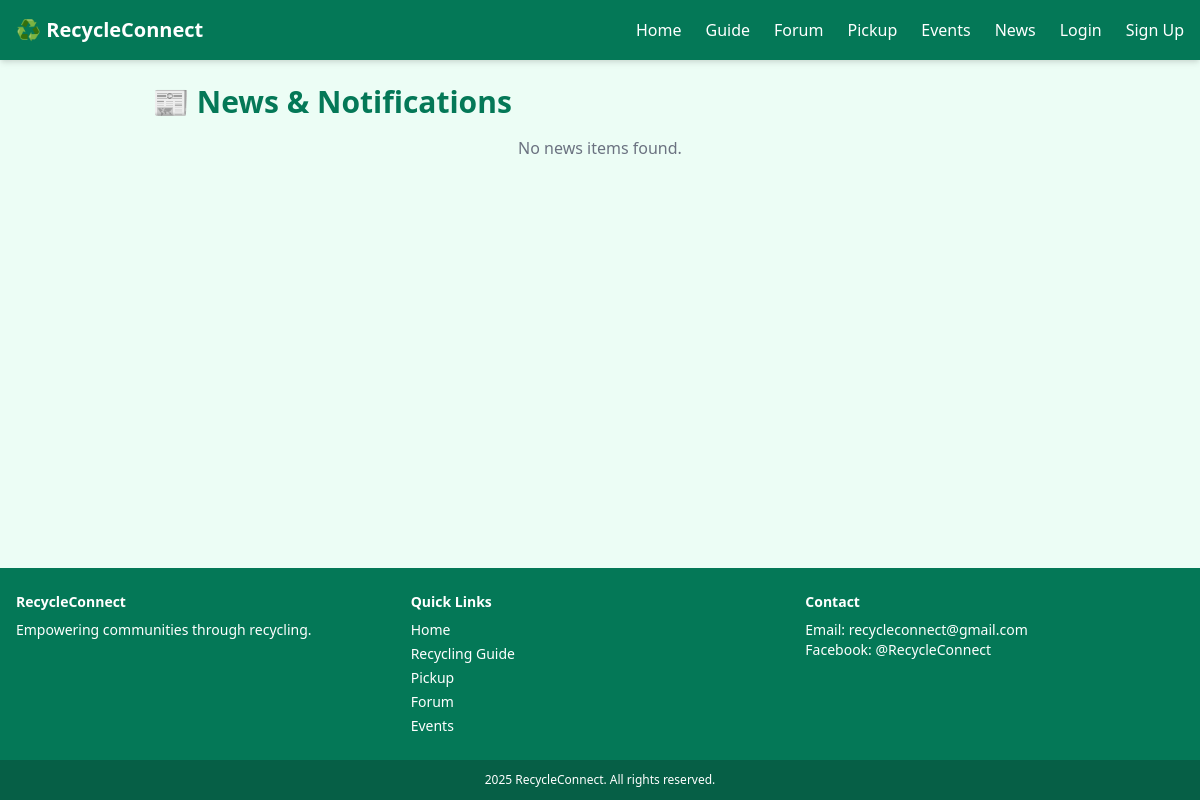
Before: /news/ with the older database file.
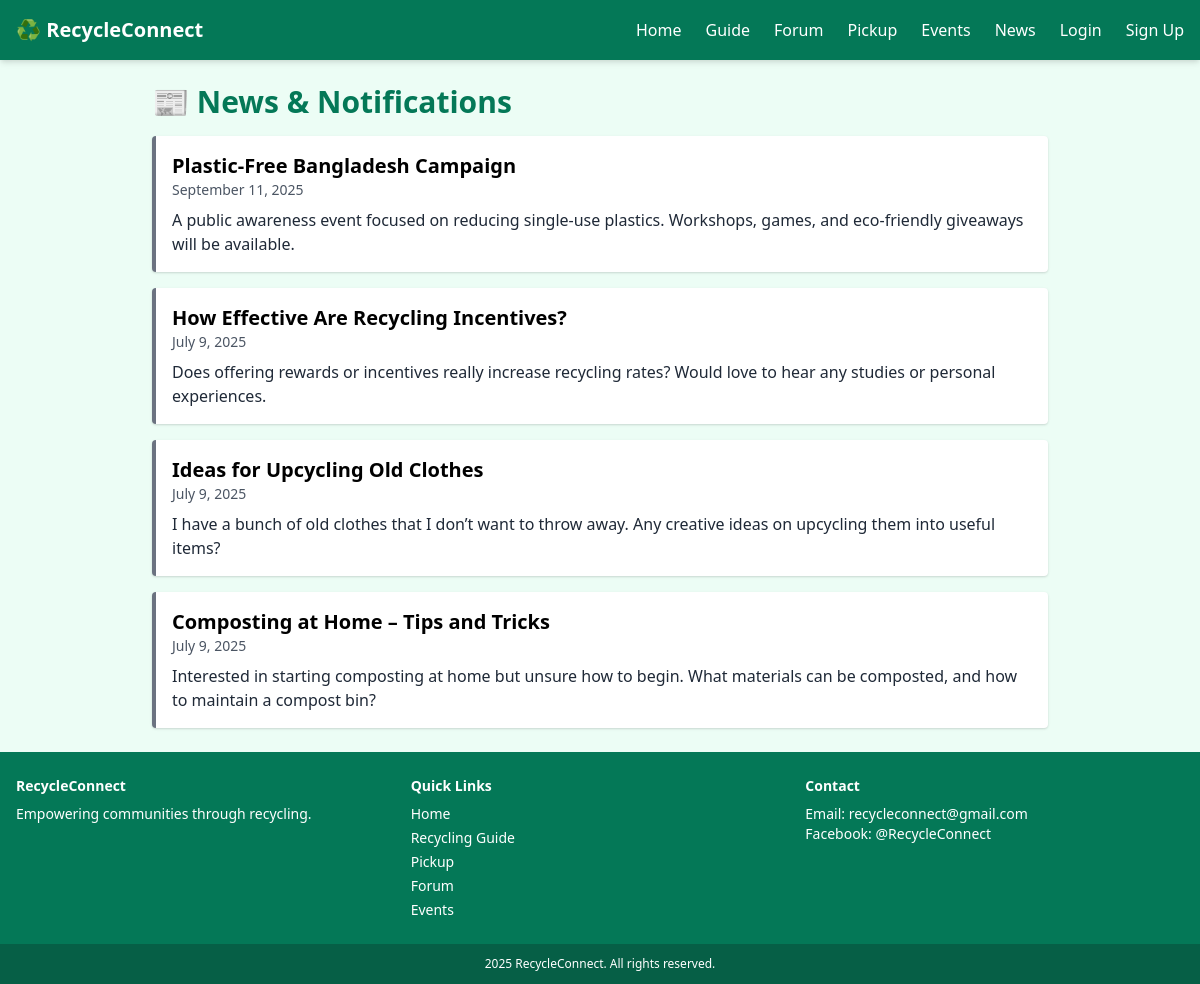
After: the same page with the newer database file.
### recycle_connect/models.py (models this page shows, shortened)
class Event(models.Model):
    title = models.CharField(max_length=200)
    description = models.TextField(blank=True)
    date = models.DateField()
    location = models.CharField(max_length=200)

class ForumPost(models.Model):
    user = models.ForeignKey(User, on_delete=models.CASCADE)
    title = models.CharField(max_length=255)
    description = models.TextField()
    created_at = models.DateTimeField(auto_now_add=True)
    is_approved = models.BooleanField(default=False)

### recycle_connect/views.py (the view)
# urls.py: path('news/', views.news_view, name='news'),
def news_view(request):
    current_time = now()
    events = Event.objects.filter(date__gte=current_time.date()).order_by('-date')
    forum_posts = ForumPost.objects.filter(is_approved=True).order_by('-created_at')
    pickups = PickupReminder.objects.filter(reminder_time__gte=current_time).order_by('-reminder_time')
    event_items = []
    for e in events:
        naive_datetime = datetime.combine(e.date, time.min)
        aware_datetime = make_aware(naive_datetime) if naive_datetime.tzinfo is None else naive_datetime
        event_items.append({
            'type': 'event',
            'title': e.title,
            'content': e.description or 'No description',
            'date': aware_datetime,
            'url': f'/events/register/{e.id}/',
        })
    forum_items = [{
        'type': 'forum_post',
        'title': fp.title,
        'content': fp.description or 'No content',
        'date': fp.created_at,
        'url': f'/forum/{fp.id}/',
    } for fp in forum_posts]
    pickup_items = [{
        'type': 'pickup',
        'title': 'Pickup Reminder',
        'content': getattr(pr, 'message', 'Upcoming recycling pickup scheduled.'),
        'date': pr.reminder_time,
        'url': '/pickup/',
    } for pr in pickups]
    combined_news = sorted(
        chain(event_items, forum_items, pickup_items),
        key=lambda x: x['date'],
        reverse=True
    )
    return render(request, 'news.html', {'news_items': combined_news})

### template/news.html (shortened to what this page needs)
{% load static %}
<!DOCTYPE html>
<html lang="en">
<head>
  <link href="https://cdn.jsdelivr.net/npm/tailwindcss@2.2.19/dist/tailwind.min.css" rel="stylesheet">
</head>
<body class="flex flex-col min-h-screen bg-green-50">
  <nav class="bg-green-700 text-white shadow-md">
    <div class="max-w-7xl mx-auto px-4 py-4 flex justify-between items-center">
      <div class="text-xl font-bold">♻ RecycleConnect</div>
      <ul class="hidden md:flex space-x-6 font-medium">
        <li><a href="{% url 'home' %}" class="hover:text-green-200">Home</a></li>
        <li><a href="{% url 'recycling_guide' %}" class="hover:text-green-200">Guide</a></li>
        <li><a href="{% url 'forum' %}" class="hover:text-green-200">Forum</a></li>
        <li><a href="{% url 'pickup' %}" class="hover:text-green-200">Pickup</a></li>
        <li><a href="{% url 'event' %}" class="hover:text-green-200">Events</a></li>
        <li><a href="{% url 'news' %}" class="hover:text-green-200">News</a></li>
        {% if user.is_authenticated %}
          <a href="{% url 'user_profile' %}" class="hover:text-green-200">Profile</a>
          <form action="{% url 'logout' %}" method="POST" class="inline">
            {% csrf_token %}
            <button type="submit" class="hover:text-green-200">Logout</button>
          </form>
        {% else %}
          <a href="{% url 'login' %}" class="hover:text-green-200">Login</a>
          <a href="{% url 'signup' %}" class="hover:text-green-200">Sign Up</a>
        {% endif %}
      </ul>
    </div>
  </nav>
  <main class="flex-grow w-full px-4 py-6">
    <div class="max-w-4xl mx-auto">
      <h1 class="text-3xl font-bold text-green-700 mb-4">📰 News & Notifications</h1>
      <div id="newsFeed" class="space-y-4">
        {% for item in news_items %}
          <div class="p-4 border-l-4
            {% if item.category == 'tip' %}
              border-blue-500
            {% elif item.category == 'event' %}
              border-yellow-500
            {% elif item.category == 'policy' %}
              border-red-500
            {% elif item.category == 'forum_post' %}
              border-purple-500
            {% elif item.category == 'pickup' %}
              border-green-500
            {% else %}
              border-gray-500
            {% endif %}
            bg-white rounded shadow
          ">
            <h2 class="text-xl font-bold">{{ item.title }}</h2>
            <p class="text-sm text-gray-600">{{ item.date|date:"F j, Y" }}</p>
            <p class="mt-2 text-gray-800">{{ item.content }}</p>
          </div>
        {% empty %}
          <p class="text-center text-gray-500">No news items found.</p>
        {% endfor %}
      </div>
    </div>
  </main>
  <footer class="bg-green-700 text-white mt-auto">
    <div class="max-w-7xl mx-auto py-6 px-4 grid grid-cols-1 sm:grid-cols-2 md:grid-cols-3 gap-4 text-sm">
      <div>
        <h2 class="font-bold mb-2">RecycleConnect</h2>
        <p>Empowering communities through recycling.</p>
      </div>
      <div>
        <h2 class="font-bold mb-2">Quick Links</h2>
        <ul class="space-y-1">
          <li><a href="{% url 'home' %}" class="hover:underline">Home</a></li>
          <li><a href="{% url 'recycling_guide' %}" class="hover:underline">Recycling Guide</a></li>
          <li><a href="{% url 'pickup' %}" class="hover:underline">Pickup</a></li>
          <li><a href="{% url 'forum' %}" class="hover:underline">Forum</a></li>
          <li><a href="{% url 'event' %}" class="hover:underline">Events</a></li>
        </ul>
      </div>
      <div>
        <h2 class="font-bold mb-2">Contact</h2>
        <p>Email: recycleconnect@gmail.com</p>
        <p>Facebook: @RecycleConnect</p>
      </div>
    </div>
    <div class="text-center bg-green-800 text-xs py-3">{% now "Y" %} RecycleConnect. All rights reserved.</div>
  </footer>
</body>
</html>

Changed rows visible on the page:
added Event: title "Plastic-Free Bangladesh Campaign", date "September 11, 2025", content "A public awareness event focused on reducing single-use plastics. Workshops, games, and eco-friendly giveaways will be available."
added ForumPost: title "How Effective Are Recycling Incentives?", date "July 9, 2025", content "Does offering rewards or incentives really increase recycling rates? Would love to hear any studies or personal experiences."
added ForumPost: title "Ideas for Upcycling Old Clothes", date "July 9, 2025", content "I have a bunch of old clothes that I don’t want to throw away. Any creative ideas on upcycling them into useful items?"
added ForumPost: title "Composting at Home – Tips and Tricks", date "July 9, 2025", content "Interested in starting composting at home but unsure how to begin. What materials can be composted, and how to maintain a compost bin?"
Other visible differences:
text no longer shown: "No news items found."
